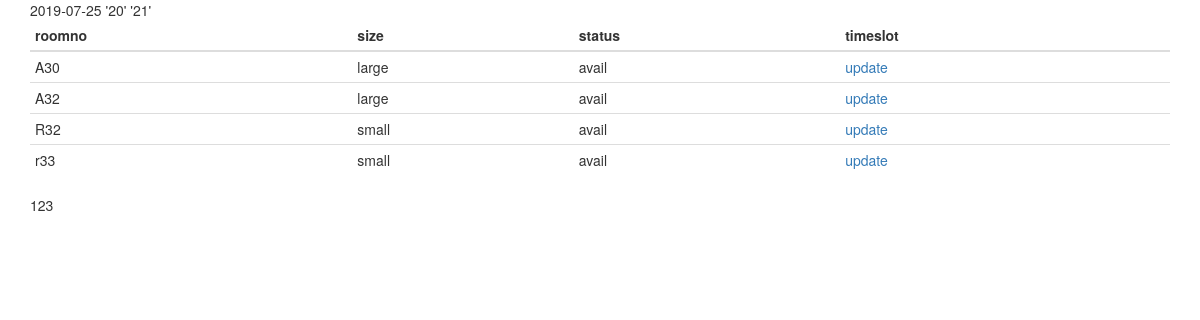
The page /roomstatus.php on the database its author committed.
### tables this page shows
CREATE TABLE IF NOT EXISTS `room` (
  `roomno` char(3) NOT NULL DEFAULT '',
  `roomname` varchar(10) NOT NULL,
  `status` varchar(10) NOT NULL,
  `roomsize` varchar(8) DEFAULT NULL,
  PRIMARY KEY (`roomno`),
  FULLTEXT KEY `status` (`status`),
  FULLTEXT KEY `status_2` (`status`)
);

### roomstatus.php (the view, shortened to what this page needs)
<!DOCTYPE html>
<html>
    <head>
             <link rel="stylesheet" href="http://maxcdn.bootstrapcdn.com/bootstrap/3.3.6/css/bootstrap.min.css">
    </head>
    <body>
        <div class="container">
        <?php include_once 'db.php' ?>
            <?php
           $date=date("Y-m-d");
           echo $date;
           $hr=date("H");
           $hr2=date("H")+1;
           echo"  '$hr'    '$hr2'  ";
         ?>
            <?php
             $query3 = "SELECT roomno,roomsize,status from room";
            $result3 = mysqli_query($conn, $query3);
            $numOfRecord1 = mysqli_num_rows($result3);
                 if ($numOfRecord1 <= 0) {
                echo "<tr><td>NO customers found</td> </tr>";
            }
             else {
           echo  "  <table class=\"table table-condensed\">";
           echo " <thead>";
            echo  "<tr><th>roomno</th><th>size</th><th>status</th><th>timeslot</th></tr>";
            echo"</thead><tbody>";
                while ($row = mysqli_fetch_array($result3)) {
                    if($row["status"]=="notavail"){
                       echo "<tr id=un>";
                 echo "<td >".$row["roomno"]."</td> ";
                    echo "<td>".$row["roomsize"]."</td> ";
                    echo "<td>".$row["status"]."</td> ";
                      echo"<td><a href=\"updatestatus.php?roomno='".$row["roomno"]."'\">update</a></td>";
             echo"</tr>";
               }  else {
                   echo "<tr>";
                 echo "<td>".$row["roomno"]."</td> ";
                    echo "<td>".$row["roomsize"]."</td> ";
                      echo "<td>".$row["status"]."</td> ";
                     echo"<td><a href=\"updatestatus.php?roomno='".$row["roomno"]."'\">update</a></td>";
                         echo "</tr>";
                }
                }
              echo " </table>";
                                      echo " 123";
             }
            ?>
</div>
    </body>
</html>

### rows shown on the page
room: roomno "A30", roomsize "large", status "avail"
room: roomno "A32", roomsize "large", status "avail"
room: roomno "R32", roomsize "small", status "avail"
room: roomno "r33", roomsize "small", status "avail"

### other values the page prints
$hr "20"
$hr2 "21"
